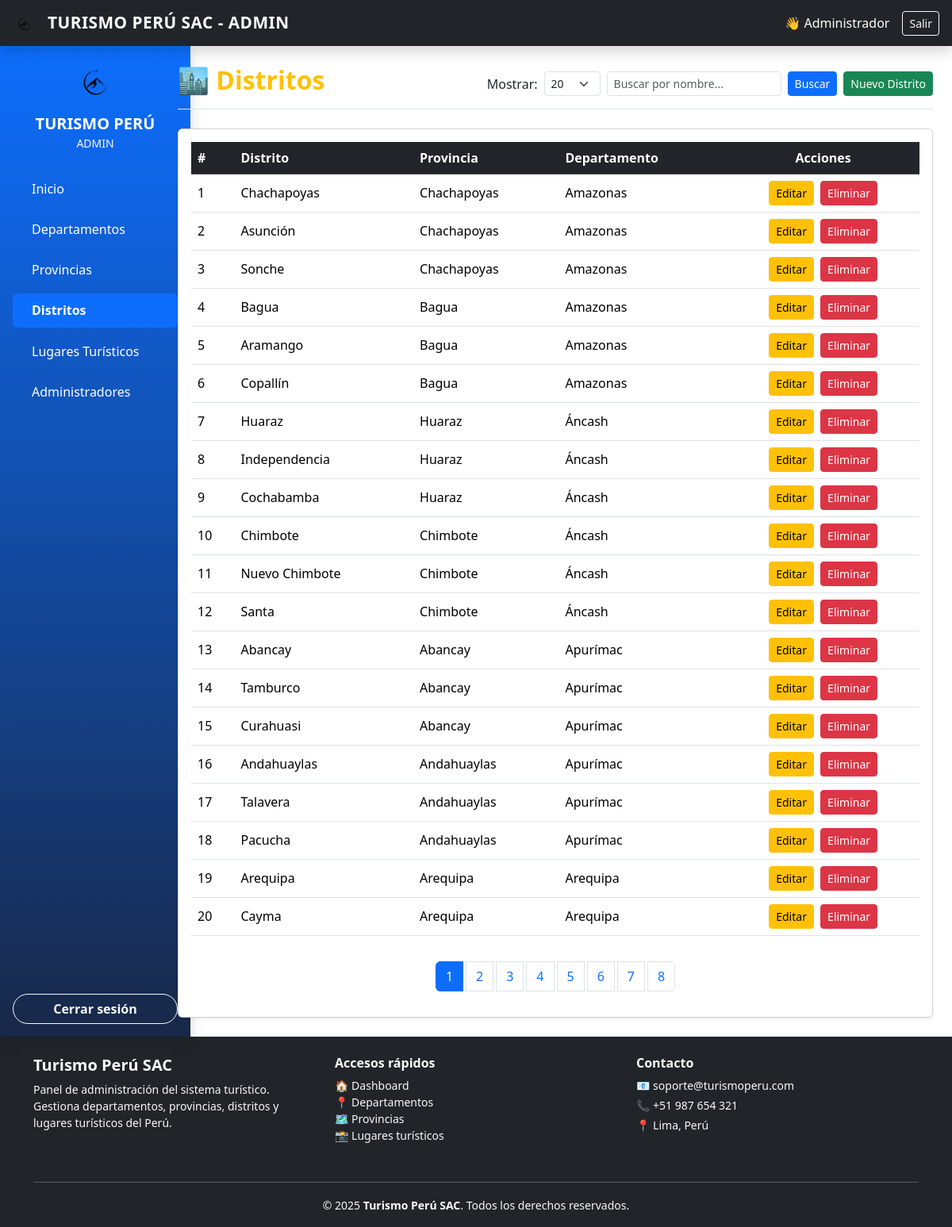
Page /views/admin/distritos/listar.php (signed in) on the committed database.
### tables this page shows
CREATE TABLE `distritos` (
  `id_distrito` int(11) NOT NULL,
  `id_provincia` int(11) NOT NULL,
  `nombre` varchar(100) NOT NULL
);

CREATE TABLE `provincias` (
  `id_provincia` int(11) NOT NULL,
  `id_departamento` int(11) NOT NULL,
  `nombre` varchar(100) NOT NULL
);

CREATE TABLE `departamentos` (
  `id_departamento` int(11) NOT NULL,
  `nombre` varchar(100) NOT NULL
);

### controllers/DistritoController.php (called while the page is built, shortened)
<?php
require_once __DIR__ . '/../models/Distrito.php';
class DistritoController {
    private $distritoModel;
    public function __construct() {
        $this->distritoModel = new Distrito();
    }
    public function index(string $search = '', int $limit = 20, int $offset = 0): array {
        return $this->distritoModel->getAll($search, $limit, $offset);
    }
    public function count(string $search = ''): int {
        return $this->distritoModel->count($search);
    }
}

### models/Distrito.php (called while the page is built, shortened)
<?php
require_once __DIR__ . '/../config/config.php';
class Distrito {
    private $pdo;
    public function __construct() {
        global $pdo;
        $this->pdo = $pdo;
    }
    public function getAll(string $search = '', int $limit = 20, int $offset = 0): array {
        $sql = "SELECT d.id_distrito, d.nombre,
                       p.nombre AS provincia_nombre,
                       dep.nombre AS departamento_nombre
                FROM distritos d
                INNER JOIN provincias p ON d.id_provincia = p.id_provincia
                INNER JOIN departamentos dep ON p.id_departamento = dep.id_departamento
                WHERE d.nombre LIKE :search
                ORDER BY d.id_distrito ASC
                LIMIT :limit OFFSET :offset";
        $stmt = $this->pdo->prepare($sql);
        $searchTerm = "%$search%";
        $stmt->bindParam(':search', $searchTerm, PDO::PARAM_STR);
        $stmt->bindParam(':limit', $limit, PDO::PARAM_INT);
        $stmt->bindParam(':offset', $offset, PDO::PARAM_INT);
        $stmt->execute();
        return $stmt->fetchAll(PDO::FETCH_ASSOC);
    }
    public function count(string $search = ''): int {
        $sql = "SELECT COUNT(*) as total
                FROM distritos d
                INNER JOIN provincias p ON d.id_provincia = p.id_provincia
                INNER JOIN departamentos dep ON p.id_departamento = dep.id_departamento
                WHERE d.nombre LIKE :search";
        $stmt = $this->pdo->prepare($sql);
        $searchTerm = "%$search%";
        $stmt->bindParam(':search', $searchTerm, PDO::PARAM_STR);
        $stmt->execute();
        $row = $stmt->fetch(PDO::FETCH_ASSOC);
        return (int) $row['total'];
    }
}

### views/admin/distritos/listar.php (the view, shortened to what this page needs)
<?php
require_once __DIR__ . '/../../../controllers/DistritoController.php';
$controller = new DistritoController();
$search = $_GET['search'] ?? '';
$limit = (int)($_GET['limit'] ?? 20);
$page = (int)($_GET['page'] ?? 1);
$offset = ($page - 1) * $limit;
$distritos = $controller->index($search, $limit, $offset);
$total = $controller->count($search);
$totalPages = ceil($total / $limit);
require view_path('views/admin/templates/header.php');
require view_path('views/admin/templates/topbar.php');
?>
<div class="container-fluid">
  <div class="row">
    <div class="col-md-3 col-lg-2 p-0">
      <?php require view_path('views/admin/templates/sidebar.php'); ?>
    </div>
    <main class="col-md-9 col-lg-10 px-md-4 py-4">
      <div class="d-flex justify-content-between align-items-center mb-4 border-bottom pb-2 flex-nowrap overflow-auto">
        <h2 class="fw-bold text-warning me-3">🏙️ Distritos</h2>
        <div class="d-flex align-items-center gap-2 flex-nowrap">
          <form method="GET" class="d-flex align-items-center gap-2 mb-0 flex-nowrap">
            <label for="limit" class="mb-0">Mostrar:</label>
            <select name="limit" id="limit" class="form-select form-select-sm w-auto" onchange="this.form.submit()">
              <option value="20" <?= $limit == 20 ? 'selected' : '' ?>>20</option>
            </select>
            <input type="text" name="search" value="<?= htmlspecialchars($search) ?>"
                   class="form-control form-control-sm" style="min-width: 150px;" placeholder="Buscar por nombre...">
            <button type="submit" class="btn btn-sm btn-primary">
              <i class="bi bi-search"></i> Buscar
            </button>
          </form>
          <a href="crear.php" class="btn btn-success btn-sm flex-shrink-0">
            <i class="bi bi-plus-circle"></i> Nuevo Distrito
          </a>
        </div>
      </div>
      <div class="card shadow-sm">
        <div class="card-body">
          <div class="table-responsive">
            <table class="table table-hover align-middle">
              <thead class="table-dark">
                <tr>
                  <th>#</th>
                  <th>Distrito</th>
                  <th>Provincia</th>
                  <th>Departamento</th>
                  <th class="text-center">Acciones</th>
                </tr>
              </thead>
              <tbody>
                <?php if ($distritos): ?>
                  <?php foreach ($distritos as $d): ?>
                    <tr>
                      <td><?= htmlspecialchars($d['id_distrito']) ?></td>
                      <td><?= htmlspecialchars($d['nombre']) ?></td>
                      <td><?= htmlspecialchars($d['provincia_nombre'] ?? '—') ?></td>
                      <td><?= htmlspecialchars($d['departamento_nombre'] ?? '—') ?></td>
                      <td class="text-center">
                        <a href="editar.php?id=<?= $d['id_distrito'] ?>" class="btn btn-warning btn-sm me-1">
                          <i class="bi bi-pencil-square"></i> Editar
                        </a>
                        <a href="#"
                           class="btn btn-danger btn-sm"
                           data-bs-toggle="modal"
                           data-bs-target="#deleteModal"
                           data-id="<?= $d['id_distrito'] ?>"
                           data-nombre="<?= htmlspecialchars($d['nombre']) ?>">
                           <i class="bi bi-trash"></i> Eliminar
                        </a>
                      </td>
                    </tr>
                  <?php endforeach; ?>
                <?php else: ?>
                  <tr>
                    <td colspan="5" class="text-center text-muted">No hay distritos registrados</td>
                  </tr>
                <?php endif; ?>
              </tbody>
            </table>
          </div>
          <?php if ($totalPages > 1): ?>
            <nav aria-label="Paginación de distritos">
              <ul class="pagination justify-content-center mt-3 flex-wrap gap-1">
                <?php for ($i = 1; $i <= $totalPages; $i++): ?>
                  <li class="page-item <?= $i == $page ? 'active' : '' ?>">
                    <a class="page-link" href="?search=<?= urlencode($search) ?>&limit=<?= $limit ?>&page=<?= $i ?>"><?= $i ?></a>
                  </li>
                <?php endfor; ?>
              </ul>
            </nav>
          <?php endif; ?>
        </div>
      </div>
    </main>
  </div>
</div>
<?php require view_path('views/admin/templates/footer.php'); ?>

### assets/css/style.css (style rules this page uses)
:root { --brand: #0d6efd; --brand-dark: #0b5ed7; --bg-soft: #f8f9fa; }
body { font-family: system-ui, -apple-system, "Segoe UI", Roboto, "Helvetica Neue", Arial, "Noto Sans", "Liberation Sans", sans-serif; }

### rows in the picture
distritos: id_distrito "1", nombre "Chachapoyas", id_provincia.nombre "Chachapoyas", departamentos.nombre "Amazonas"
distritos: id_distrito "2", nombre "Asunción", id_provincia.nombre "Chachapoyas", departamentos.nombre "Amazonas"
distritos: id_distrito "3", nombre "Sonche", id_provincia.nombre "Chachapoyas", departamentos.nombre "Amazonas"
distritos: id_distrito "4", nombre "Bagua", id_provincia.nombre "Bagua", departamentos.nombre "Amazonas"
distritos: id_distrito "5", nombre "Aramango", id_provincia.nombre "Bagua", departamentos.nombre "Amazonas"
distritos: id_distrito "6", nombre "Copallín", id_provincia.nombre "Bagua", departamentos.nombre "Amazonas"
distritos: id_distrito "7", nombre "Huaraz", id_provincia.nombre "Huaraz", departamentos.nombre "Áncash"
distritos: id_distrito "8", nombre "Independencia", id_provincia.nombre "Huaraz", departamentos.nombre "Áncash"
distritos: id_distrito "9", nombre "Cochabamba", id_provincia.nombre "Huaraz", departamentos.nombre "Áncash"
distritos: id_distrito "10", nombre "Chimbote", id_provincia.nombre "Chimbote", departamentos.nombre "Áncash"
distritos: id_distrito "11", nombre "Nuevo Chimbote", id_provincia.nombre "Chimbote", departamentos.nombre "Áncash"
distritos: id_distrito "12", nombre "Santa", id_provincia.nombre "Chimbote", departamentos.nombre "Áncash"
distritos: id_distrito "13", nombre "Abancay", id_provincia.nombre "Abancay", departamentos.nombre "Apurímac"
distritos: id_distrito "14", nombre "Tamburco", id_provincia.nombre "Abancay", departamentos.nombre "Apurímac"
distritos: id_distrito "15", nombre "Curahuasi", id_provincia.nombre "Abancay", departamentos.nombre "Apurímac"
distritos: id_distrito "16", nombre "Andahuaylas", id_provincia.nombre "Andahuaylas", departamentos.nombre "Apurímac"
distritos: id_distrito "17", nombre "Talavera", id_provincia.nombre "Andahuaylas", departamentos.nombre "Apurímac"
distritos: id_distrito "18", nombre "Pacucha", id_provincia.nombre "Andahuaylas", departamentos.nombre "Apurímac"
distritos: id_distrito "19", nombre "Arequipa", id_provincia.nombre "Arequipa", departamentos.nombre "Arequipa"
distritos: id_distrito "20", nombre "Cayma", id_provincia.nombre "Arequipa", departamentos.nombre "Arequipa"

### other values in the picture
APP_NAME "TURISMO PERÚ SAC"
$_SESSION['admin_nombre'] "Administrador"
